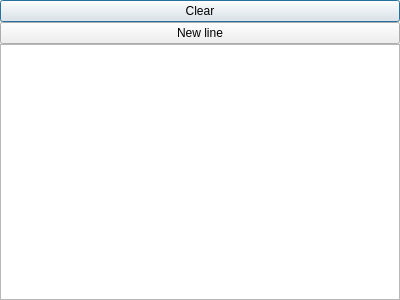
<?xml version="1.0" encoding="UTF-8"?>
<ui version="4.0">
 <class>PrintText</class>
 <widget class="QDialog" name="PrintText">
  <property name="geometry">
   <rect>
    <x>0</x>
    <y>0</y>
    <width>400</width>
    <height>300</height>
   </rect>
  </property>
  <property name="windowTitle">
   <string>Output text</string>
  </property>
  <layout class="QGridLayout" name="gridLayout">
   <property name="leftMargin">
    <number>0</number>
   </property>
   <property name="topMargin">
    <number>0</number>
   </property>
   <property name="rightMargin">
    <number>0</number>
   </property>
   <property name="bottomMargin">
    <number>0</number>
   </property>
   <property name="spacing">
    <number>0</number>
   </property>
   <item row="0" column="0">
    <widget class="QPushButton" name="ClearB">
     <property name="text">
      <string>Clear</string>
     </property>
    </widget>
   </item>
   <item row="1" column="0">
    <widget class="QPushButton" name="NewLineB">
     <property name="text">
      <string>New line</string>
     </property>
    </widget>
   </item>
   <item row="2" column="0">
    <widget class="QPlainTextEdit" name="PrintTextX">
     <property name="font">
      <font>
       <family>Courier New</family>
       <pointsize>10</pointsize>
      </font>
     </property>
    </widget>
   </item>
  </layout>
 </widget>
 <tabstops>
  <tabstop>ClearB</tabstop>
  <tabstop>NewLineB</tabstop>
  <tabstop>PrintTextX</tabstop>
 </tabstops>
 <resources/>
 <connections/>
</ui>
